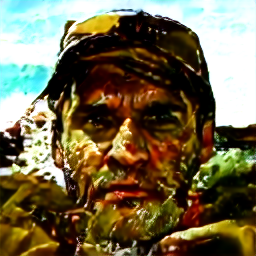
#> input picture 1J-Latent_Space_Analysis/latent_manifold_analysis_20251204_153529/outliers/images/outlier_000_idx2.png, 256 x 256 px, found by its file name; its folder holds only this picture in this run
$ python semantic_attribute_analysis.py
#> lines starting #> are read from the running program, lines starting #| are printed output that depends on the picture
import numpy as np
import os
import json
from pathlib import Path
from PIL import Image
import matplotlib.pyplot as plt
import matplotlib.cm as cm
from sklearn.linear_model import LinearRegression, LogisticRegression, Ridge
from sklearn.svm import SVC, SVR
from sklearn.preprocessing import StandardScaler
from sklearn.decomposition import PCA
from sklearn.model_selection import cross_val_score, train_test_split
from sklearn.metrics import accuracy_score, r2_score, mean_squared_error, silhouette_score
from sklearn.cluster import KMeans, DBSCAN
from sklearn.neighbors import LocalOutlierFactor
import warnings
from datetime import datetime
from tqdm import tqdm
import warnings
warnings.filterwarnings('ignore')

class SemanticAttributeAnalyzer:
    def __init__(self):
        """Initialize semantic attribute analyzer"""
        print("🔍 SEMANTIC ATTRIBUTE DISCOVERY & REGRESSION")
        print("=" * 60)

        # Create output directory
        timestamp = datetime.now().strftime("%Y%m%d_%H%M%S")
        self.output_dir = f"semantic_attribute_analysis_{timestamp}"
        os.makedirs(self.output_dir, exist_ok=True)

        # Subdirectories
        self.visualizations_dir = os.path.join(self.output_dir, "visualizations")
        self.attributes_dir = os.path.join(self.output_dir, "attributes")

        for dir_path in [self.visualizations_dir, self.attributes_dir]:
            os.makedirs(dir_path, exist_ok=True)

        print(f"📁 Output directory: {self.output_dir}")

    def load_data(self, data_dir, labels_file=None):
        """Load data from directory - handles both images and latent files"""
        print(f"\n📂 Loading data from: {data_dir}")

        # Get all files
        all_files = os.listdir(data_dir)

        # Check for image files first
        image_files = [f for f in all_files if f.endswith(('.png', '.jpg', '.jpeg'))]

        if image_files:
            print(f"📊 Found {len(image_files)} image files")
            return self.process_image_directory(data_dir, labels_file)
        else:
            print("❌ No image files found")
            return None, None, None, None

    def process_image_directory(self, images_dir, labels_file=None):
        """Process directory of images"""
        image_files = sorted([f for f in os.listdir(images_dir) if f.endswith(('.png', '.jpg', '.jpeg'))])

        if not image_files:
            return None, None, None, None

        print(f"🔍 Processing {len(image_files)} images...")

        images = []
        features = []
        image_info = []

        for idx, filename in enumerate(tqdm(image_files, desc="Loading images")):
            img_path = os.path.join(images_dir, filename)
            try:
                # Load image
                img = Image.open(img_path)
                img_np = np.array(img)
                images.append(img_np)

                # Extract meaningful features (not just flattening)
                img_features = self.extract_semantic_features(img_np)
                features.append(img_features)

                image_info.append({
                    'id': idx,
                    'filename': filename,
                    'path': img_path,
                    'shape': img_np.shape
                })
            except Exception as e:
                print(f"⚠️ Error processing {filename}: {e}")

        if not features:
            return None, None, None, None

        features_array = np.array(features)
        print(f"✅ Extracted {features_array.shape[1]} features from {len(features)} images")

        # Load attribute labels if available
        attributes, attribute_names = self.load_attribute_labels(labels_file, len(features))

        return features_array, attributes, attribute_names, image_info

    def extract_semantic_features(self, img_np):
        """Extract meaningful semantic features from images"""
        img_float = img_np.astype(np.float32) / 255.0

        features = []

        # 1. Color features
        if len(img_float.shape) == 3:  # RGB
            # Average color
            avg_r = np.mean(img_float[:, :, 0])
            avg_g = np.mean(img_float[:, :, 1])
            avg_b = np.mean(img_float[:, :, 2])
            features.extend([avg_r, avg_g, avg_b])

            # Color standard deviation
            std_r = np.std(img_float[:, :, 0])
            std_g = np.std(img_float[:, :, 1])
            std_b = np.std(img_float[:, :, 2])
            features.extend([std_r, std_g, std_b])

            # Convert to HSV for better color representation
            from colorsys import rgb_to_hsv
            h, s, v = rgb_to_hsv(avg_r, avg_g, avg_b)
            features.extend([h, s, v])
        else:  # Grayscale
            avg_gray = np.mean(img_float)
            std_gray = np.std(img_float)
            features.extend([avg_gray, std_gray])

        # 2. Texture features
        from scipy.ndimage import sobel
        if len(img_float.shape) == 3:
            gray = np.mean(img_float, axis=2)
        else:
            gray = img_float

        # Edge features
        grad_x = sobel(gray)
        grad_y = sobel(gray, axis=0)
        edge_magnitude = np.sqrt(grad_x**2 + grad_y**2)
        features.append(np.mean(edge_magnitude))
        features.append(np.std(edge_magnitude))

        # 3. Brightness and contrast
        brightness = np.mean(gray)
        contrast = np.std(gray)
        features.extend([brightness, contrast])

        # 4. Face-specific features (if faces are present)
        height, width = gray.shape

        # Center region (where face usually is)
        center_h, center_w = height // 2, width // 2
        crop_size = min(height, width) // 3

        top = max(0, center_h - crop_size)
        bottom = min(height, center_h + crop_size)
        left = max(0, center_w - crop_size)
        right = min(width, center_w + crop_size)

        face_region = gray[top:bottom, left:right]
        if len(face_region) > 0:
            face_brightness = np.mean(face_region)
            face_contrast = np.std(face_region)
            features.extend([face_brightness, face_contrast])

        # 5. Symmetry
        left_half = gray[:, :width//2]
        right_half = gray[:, width//2:]
        right_half_flipped = np.fliplr(right_half)

        min_height = min(left_half.shape[0], right_half_flipped.shape[0])
        min_width = min(left_half.shape[1], right_half_flipped.shape[1])

        if min_height > 0 and min_width > 0:
            left_crop = left_half[:min_height, :min_width]
            right_crop = right_half_flipped[:min_height, :min_width]
            symmetry = 1.0 - np.mean(np.abs(left_crop - right_crop))
            features.append(symmetry)
        else:
            features.append(0.5)  # Neutral symmetry

        return np.array(features)

    def load_attribute_labels(self, labels_file, n_samples):
        """Load attribute labels from file"""
        attributes = None
        attribute_names = None

        if labels_file and os.path.exists(labels_file):
            print(f"📂 Loading attribute labels from: {labels_file}")

            try:
                if labels_file.endswith('.json'):
                    with open(labels_file, 'r') as f:
                        label_data = json.load(f)

                    if 'attributes' in label_data:
                        attributes = np.array(label_data['attributes'])
                        attribute_names = label_data.get('attribute_names', [])
                elif labels_file.endswith('.csv'):
                    import pandas as pd
                    df = pd.read_csv(labels_file)
                    attributes = df.values[:n_samples]  # Match number of samples
                    attribute_names = df.columns.tolist()

                if attributes is not None:
                    print(f"✅ Loaded {attributes.shape[1]} attributes for {attributes.shape[0]} samples")
            except Exception as e:
                print(f"⚠️ Error loading labels: {e}")

        return attributes, attribute_names

    # [138 lines left out: functions discover_semantic_directions, perform_unsupervised_attribute_discovery, characterize_clusters, interpret_feature, not called in this run]

    def analyze_latent_structure(self, latents):
        """Analyze the structure of the latent space"""
        print(f"\n📐 Analyzing latent space structure...")

        n_samples, n_features = latents.shape

        # 1. Dimensionality analysis
        pca_full = PCA()
        pca_full.fit(latents)
        explained_variance = pca_full.explained_variance_ratio_

        # Find number of components to explain 90% variance
        cumulative_variance = np.cumsum(explained_variance)
        n_components_90 = np.argmax(cumulative_variance >= 0.90) + 1
        n_components_95 = np.argmax(cumulative_variance >= 0.95) + 1

        print(f"✅ Dimensionality analysis:")
        print(f"   • {n_components_90} components explain 90% of variance")
        print(f"   • {n_components_95} components explain 95% of variance")
        print(f"   • Effective dimensionality: ~{n_components_90}")

        # 2. Feature correlations
        if n_features <= 50:  # Don't compute for too many features
            corr_matrix = np.corrcoef(latents.T)
            avg_correlation = np.mean(np.abs(corr_matrix[np.triu_indices_from(corr_matrix, k=1)]))
            print(f"   • Average absolute feature correlation: {avg_correlation:.3f}")

        # 3. Data manifold properties
        from scipy.spatial import KDTree
        tree = KDTree(latents)
        distances, _ = tree.query(latents, k=min(6, n_samples))
        avg_neighbor_distance = np.mean(distances[:, 1:])  # Exclude self
        print(f"   • Average nearest neighbor distance: {avg_neighbor_distance:.3f}")

        self.effective_dimensionality = n_components_90
        return n_components_90

    # [460 lines left out: functions create_comprehensive_visualizations, create_pca_visualization, create_cluster_visualization, create_feature_distribution_visualization, create_correlation_visualization, simulate_attribute_labels and 2 more, not called in this run]

    def run_analysis(self, data_path=None, labels_path=None):
        """Run comprehensive semantic attribute analysis"""
        print(f"\n{'='*60}")
        print("RUNNING SEMANTIC ATTRIBUTE ANALYSIS")
        print(f"{'='*60}")

        start_time = datetime.now()

        # Determine data path
        if data_path is None:
            possible_paths = [
                "latent_analysis_20251202_175108/latents/",
                "./latent_analysis_20251202_175108/latents/",
                "../latent_analysis_20251202_175108/latents/",
                "images/",
                "data/"
            ]

            for path in possible_paths:
                if os.path.exists(path):
                    data_path = path
                    print(f"📂 Using data directory: {data_path}")
                    break

        if data_path is None or not os.path.exists(data_path):
            print("❌ No data directory found.")
            print("💡 Please specify the path to your data directory.")
            return None

        # Load data
        latents, attributes, attribute_names, image_info = self.load_data(data_path, labels_path)
#> in process_image_directory, img is the input picture: PIL image 256x256 RGB; mean R, G, B 115.2, 104.5, 76.4
#> in extract_semantic_features, `avg_r = np.mean(img_float[:, :, 0])`: avg_r = 0.452
#> in extract_semantic_features, `avg_g = np.mean(img_float[:, :, 1])`: avg_g = 0.41
#> in extract_semantic_features, `avg_b = np.mean(img_float[:, :, 2])`: avg_b = 0.3
#> in extract_semantic_features, `std_r = np.std(img_float[:, :, 0])`: std_r = 0.345
#> in extract_semantic_features, `std_g = np.std(img_float[:, :, 1])`: std_g = 0.397
#> in extract_semantic_features, `std_b = np.std(img_float[:, :, 2])`: std_b = 0.424
#> in extract_semantic_features, `h, s, v = rgb_to_hsv(avg_r, avg_g, avg_b)`: h = 0.121; s = 0.337; v = 0.452
#> in extract_semantic_features, `gray = np.mean(img_float, axis=2)`:
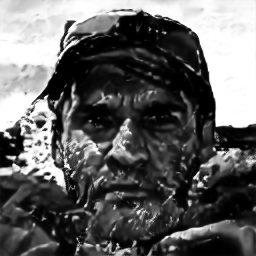
#> gray: shape (256, 256) float32; min 0, max 1, mean 0.387
#> in extract_semantic_features, `grad_y = sobel(gray, axis=0)`:
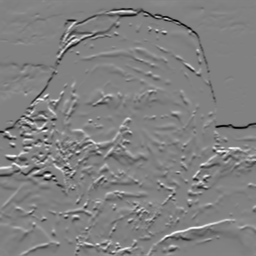
#> grad_y: shape (256, 256) float32; min -3.63, max 3.52, mean -0.0229; drawn with min black and max white
#> in extract_semantic_features, `edge_magnitude = np.sqrt(grad_x**2 + grad_y**2)`:
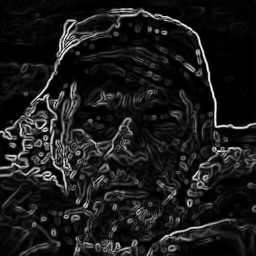
#> edge_magnitude: shape (256, 256) float32; min 0, max 3.95, mean 0.42; drawn with min black and max white
#> in extract_semantic_features, `brightness = np.mean(gray)`: brightness = 0.387
#> in extract_semantic_features, `contrast = np.std(gray)`: contrast = 0.375
#> in extract_semantic_features, `face_region = gray[top:bottom, left:right]`:
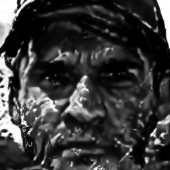
#> face_region: shape (170, 170) float32; min 0, max 1, mean 0.225
#> in extract_semantic_features, `face_brightness = np.mean(face_region)`: face_brightness = 0.225
#> in extract_semantic_features, `face_contrast = np.std(face_region)`: face_contrast = 0.258
#> in extract_semantic_features, `left_half = gray[:, :width//2]`:
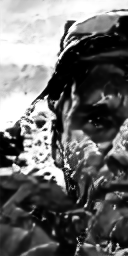
#> left_half: shape (256, 128) float32; min 0, max 1, mean 0.425
#> in extract_semantic_features, `right_half = gray[:, width//2:]`:
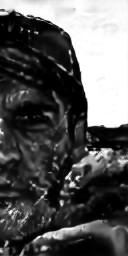
#> right_half: shape (256, 128) float32; min 0, max 1, mean 0.349
#> in extract_semantic_features, `right_half_flipped = np.fliplr(right_half)`:
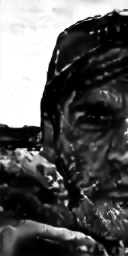
#> right_half_flipped: shape (256, 128) float32; min 0, max 1, mean 0.349
#> in extract_semantic_features, `symmetry = 1.0 - np.mean(np.abs(left_crop - right_crop))`: symmetry = 0.813
#> in process_image_directory, `img_features = self.extract_semantic_features(img_np)`: img_features = [0.452, 0.41, 0.3, 0.345, 0.397, 0.424, 0.121, 0.337, 0.452, 0.42, 0.609, 0.387, 0.375, 0.225, 0.258, 0.813]
#| ✅ Extracted 16 features from 1 images
#> image_info = 1 item
        if latents is None:
            return None

        print(f"\n✅ Starting analysis with {len(latents)} samples, {latents.shape[1]} features")
#| ✅ Starting analysis with 1 samples, 16 features

        # 1. Analyze latent space structure
        effective_dim = self.analyze_latent_structure(latents)
#> in analyze_latent_structure, `avg_correlation = np.mean(np.abs(corr_matrix[np.triu_indices_from(corr..`: avg_correlation = nan
#|    • Average absolute feature correlation: nan
#> in analyze_latent_structure, `distances, _ = tree.query(latents, k=min(6, n_samples))`: distances = [0]

        # 2. Discover semantic directions
        pca_components, pca_variance = self.discover_semantic_directions(latents)

        # 3. Unsupervised attribute discovery (clustering)
        cluster_labels = self.perform_unsupervised_attribute_discovery(latents)

        # 4. Create visualizations
        self.create_comprehensive_visualizations(latents, pca_components, cluster_labels)

        # 5. Simulate attributes if none provided
        if attributes is None:
            attributes, attribute_names = self.simulate_attribute_labels(latents)

        # 6. Train attribute predictors
        if attributes is not None:
            predictors, performance = self.train_attribute_predictors(latents, attributes, attribute_names)

        # 7. Generate comprehensive report
        report = self.generate_report(latents, attributes, cluster_labels)

        # Print summary
        elapsed_time = datetime.now() - start_time
        print(f"\n{'='*60}")
        print("ANALYSIS COMPLETE!")
        print(f"{'='*60}")
        print(f"✅ Total time: {elapsed_time.total_seconds():.1f} seconds")
        print(f"✅ Output saved to: {self.output_dir}/")
        print(f"✅ Report: {self.output_dir}/semantic_analysis_report.txt")
        print(f"\n🎯 Analysis Summary:")
        print(f"   • Analyzed {len(latents)} samples with {latents.shape[1]} features")
        print(f"   • Effective dimensionality: {effective_dim}")

        if cluster_labels is not None:
            n_clusters = len(np.unique(cluster_labels))
            print(f"   • Discovered {n_clusters} semantic clusters")

        if hasattr(self, 'performance'):
            avg_score = np.mean([p['test'] for p in self.performance.values()])
            print(f"   • Average attribute prediction score: {avg_score:.3f}")

        print(f"\n📋 Key outputs:")
        print(f"   1. PCA-based semantic directions")
        print(f"   2. Cluster-based attribute discovery")
        print(f"   3. Attribute prediction models")
        print(f"   4. Comprehensive visualizations")
        print(f"   5. Detailed analysis report")

        return {
            'latents': latents,
            'attributes': attributes,
            'attribute_names': attribute_names,
            'cluster_labels': cluster_labels,
            'effective_dim': effective_dim,
            'output_dir': self.output_dir
        }


# Main execution
if __name__ == "__main__":
    analyzer = SemanticAttributeAnalyzer()

    # Run analysis (auto-detects your data)
#> (the run stopped early here; a loop or call above may not have finished)

$ run again, on 1J-Latent_Space_Analysis/latent_manifold_analysis_20251204_153529/outliers/images/outlier_001_idx46.png
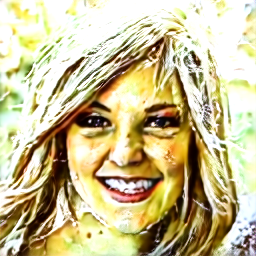
#> input picture 1J-Latent_Space_Analysis/latent_manifold_analysis_20251204_153529/outliers/images/outlier_001_idx46.png, 256 x 256 px, found by its file name
#> in process_image_directory, img is the input picture: PIL image 256x256 RGB; mean R, G, B 201.7, 190.2, 148.1
#> avg_r = 0.791
#> avg_g = 0.746
#> avg_b = 0.581
#> std_r = 0.266
#> std_g = 0.31
#> std_b = 0.367
#> h = 0.131; s = 0.266; v = 0.791
#> brightness = 0.706
#> contrast = 0.305
#> in extract_semantic_features, `face_region = gray[top:bottom, left:right]`:
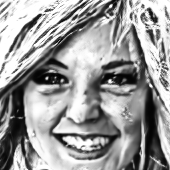
#> face_region: shape (170, 170) float32; min 0, max 1, mean 0.608
#> face_brightness = 0.608
#> face_contrast = 0.315
#> in extract_semantic_features, `right_half_flipped = np.fliplr(right_half)`:
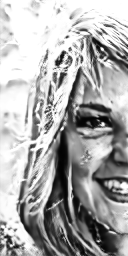
#> right_half_flipped: shape (256, 128) float32; min 0.00523, max 1, mean 0.674
#> symmetry = 0.741
#> img_features = [0.791, 0.746, 0.581, 0.266, 0.31, 0.367, 0.131, 0.266, 0.791, 0.608, 0.677, 0.706, 0.305, 0.608, 0.315, 0.741]
#| ✅ Extracted 16 features from 1 images
#> image_info = 1 item
#| ✅ Starting analysis with 1 samples, 16 features
#> avg_correlation = nan
#|    • Average absolute feature correlation: nan
#> distances = [0]
